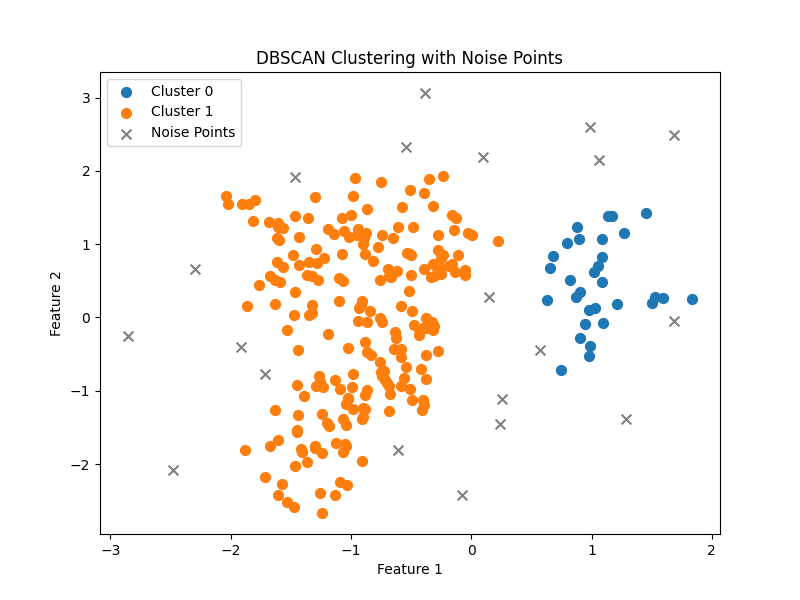

The script that saved this image:
import numpy as np
import matplotlib.pyplot as plt
from sklearn.cluster import DBSCAN
from sklearn import datasets

# Załaduj dane (możesz dostosować to do swojego zestawu danych)
# iris = datasets.load_iris()
# X = iris.data[:, :2]  # Weź tylko pierwsze dwie cechy dla prostoty
X, y = datasets.make_classification(
    n_features=2,  # liczba atrybutów zbioru
    n_samples=300,  # liczba generowanych wzorców
    n_informative=2,  # liczba atrybutów informatywnych, tych które zawierają informacje przydatne dla klasyfikacji
    n_repeated=0,  # liczba atrybutów powtórzonych, czyli zduplikowanych kolumn
    n_redundant=0,  # liczba atrybutów nadmiarowych
    flip_y=0.08,  # poziom szumu
    random_state=100,  # ziarno losowości, pozwala na wygenerowanie dokładnie tego samego zbioru w każdym powtórzeniu
    n_classes=2,  # liczba klas problemu
    weights=[0.8, 0.2],
)

# Ustaw DBSCAN
dbscan = DBSCAN(eps=0.3, min_samples=2)
clusters = dbscan.fit_predict(X)
# print(clusters)
unique_colors = np.unique(y)

# Znajdź punkty szumu
noise_points = clusters == -1
noise_samples = np.column_stack((X[noise_points], y[noise_points]))
# print(noise_samples)
# print("\n", "shape:", np.shape(noise_samples))
# print(
#     "unique:",
#     np.bincount(y[noise_points]),
# )

count = np.bincount(y[noise_points])
print(sum(count))
print(count)

dict = {0: sum(count) / count[0], 1: 2 * (sum(count) / count[1])}
print(dict)

# Wyświetl wyniki
plt.figure(figsize=(8, 6))

# Wykres dla przypisanych klastrów
for color in unique_colors:
    mask = (clusters == color) & (~noise_points)
    plt.scatter(
        X[mask, 0],
        X[mask, 1],
        label=f"Cluster {color}",
        cmap="viridis",
        s=50,
        marker="o",
    )

# Wykres dla punktów szumu
plt.scatter(
    X[noise_points, 0],
    X[noise_points, 1],
    label="Noise Points",
    color="gray",
    s=50,
    marker="x",
)

plt.title("DBSCAN Clustering with Noise Points")
plt.xlabel("Feature 1")
plt.ylabel("Feature 2")
plt.legend()
plt.savefig("dbscan.png")
# plt.show()
